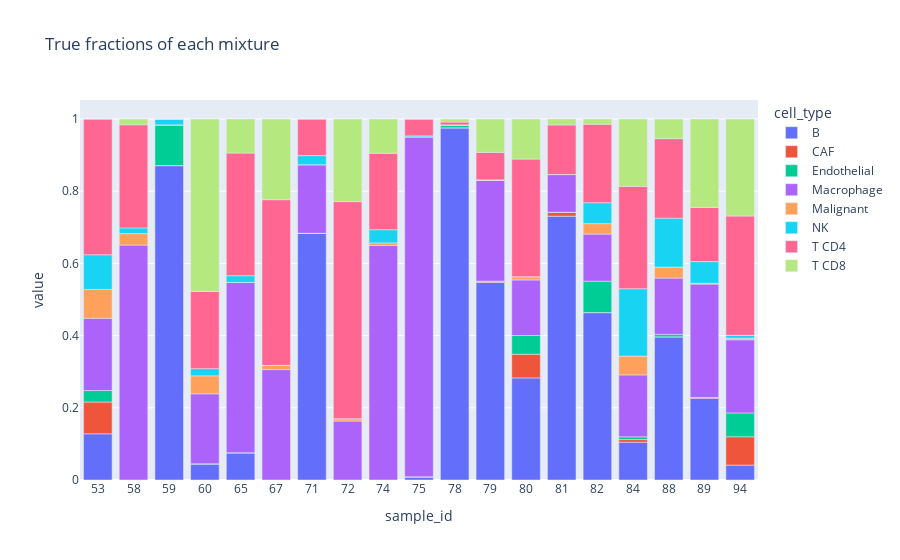

Notebook code for this chart:
### Markdown cell above
## true fractions of tirosh mixtures

### Code cell
truth_unstacked = truth.unstack("cell_type")["true_fraction"]
cell_types_ungrouped = [c for c in truth_unstacked.columns if c not in ("T", "Lymphocytes")]

fig = px.bar(
    truth_unstacked[cell_types_ungrouped],
    title="True fractions of each mixture"
)

fig.show()

### Figure 1 — Plotly figure (JSON) as saved in the notebook; plotly's stock layout.template omitted (floating-point values rounded to 4 significant figures)
{"data": [{"alignmentgroup": "True", "hovertemplate": "cell_type=B<br>sample_id=%{x}<br>value=%{y}<extra></extra>", "legendgroup": "B", "marker": {"color": "#636efa", "pattern": {"shape": ""}}, "name": "B", "offsetgroup": "B", "orientation": "v", "showlegend": true, "textposition": "auto", "type": "bar", "x": ["53", "58", "59", "60", "65", "67", "71", "72", "74", "75", "78", "79", "80", "81", "82", "84", "88", "89", "94"], "xaxis": "x", "y": [0.128, 0, 0.871, 0.0448, 0.0755, 0, 0.6835, 0, 0, 0.0087, 0.9756, 0.5474, 0.2828, 0.7308, 0.4638, 0.1045, 0.3966, 0.2263, 0.0413], "yaxis": "y"}, {"alignmentgroup": "True", "hovertemplate": "cell_type=CAF<br>sample_id=%{x}<br>value=%{y}<extra></extra>", "legendgroup": "CAF", "marker": {"color": "#EF553B", "pattern": {"shape": ""}}, "name": "CAF", "offsetgroup": "CAF", "orientation": "v", "showlegend": true, "textposition": "auto", "type": "bar", "x": ["53", "58", "59", "60", "65", "67", "71", "72", "74", "75", "78", "79", "80", "81", "82", "84", "88", "89", "94"], "xaxis": "x", "y": [0.088, 0, 0, 0, 0, 0, 0, 0, 0, 0, 0, 0.0023, 0.0656, 0.011, 0, 0.0075, 0, 0.0023, 0.0785], "yaxis": "y"}, {"alignmentgroup": "True", "hovertemplate": "cell_type=Endothelial<br>sample_id=%{x}<br>value=%{y}<extra></extra>", "legendgroup": "Endothelial", "marker": {"color": "#00cc96", "pattern": {"shape": ""}}, "name": "Endothelial", "offsetgroup": "Endothelial", "orientation": "v", "showlegend": true, "textposition": "auto", "type": "bar", "x": ["53", "58", "59", "60", "65", "67", "71", "72", "74", "75", "78", "79", "80", "81", "82", "84", "88", "89", "94"], "xaxis": "x", "y": [0.032, 0, 0.1129, 0, 0, 0, 0, 0, 0, 0, 0.0081, 0.0012, 0.052, 0, 0.087, 0.0075, 0.0068, 0, 0.0661], "yaxis": "y"}, {"alignmentgroup": "True", "hovertemplate": "cell_type=Macrophage<br>sample_id=%{x}<br>value=%{y}<extra></extra>", "legendgroup": "Macrophage", "marker": {"color": "#ab63fa", "pattern": {"shape": ""}}, "name": "Macrophage", "offsetgroup": "Macrophage", "orientation": "v", "showlegend": true, "textposition": "auto", "type": "bar", "x": ["53", "58", "59", "60", "65", "67", "71", "72", "74", "75", "78", "79", "80", "81", "82", "84", "88", "89", "94"], "xaxis": "x", "y": [0.2, 0.6508, 0, 0.194, 0.4717, 0.3059, 0.1899, 0.1634, 0.6496, 0.9417, 0, 0.2795, 0.1538, 0.1044, 0.1304, 0.1716, 0.1559, 0.3141, 0.2025], "yaxis": "y"}, {"alignmentgroup": "True", "hovertemplate": "cell_type=Malignant<br>sample_id=%{x}<br>value=%{y}<extra></extra>", "legendgroup": "Malignant", "marker": {"color": "#FFA15A", "pattern": {"shape": ""}}, "name": "Malignant", "offsetgroup": "Malignant", "orientation": "v", "showlegend": true, "textposition": "auto", "type": "bar", "x": ["53", "58", "59", "60", "65", "67", "71", "72", "74", "75", "78", "79", "80", "81", "82", "84", "88", "89", "94"], "xaxis": "x", "y": [0.08, 0.0317, 0, 0.0498, 0, 0.0118, 0, 0.0065, 0.0073, 0, 0, 0.0012, 0.009, 0, 0.029, 0.0522, 0.0305, 0.0023, 0.0041], "yaxis": "y"}, {"alignmentgroup": "True", "hovertemplate": "cell_type=NK<br>sample_id=%{x}<br>value=%{y}<extra></extra>", "legendgroup": "NK", "marker": {"color": "#19d3f3", "pattern": {"shape": ""}}, "name": "NK", "offsetgroup": "NK", "orientation": "v", "showlegend": true, "textposition": "auto", "type": "bar", "x": ["53", "58", "59", "60", "65", "67", "71", "72", "74", "75", "78", "79", "80", "81", "82", "84", "88", "89", "94"], "xaxis": "x", "y": [0.096, 0.0159, 0.0161, 0.0199, 0.0189, 0, 0.0253, 0, 0.0365, 0.0029, 0, 0, 0, 0, 0.058, 0.1866, 0.1356, 0.06, 0.0083], "yaxis": "y"}, {"alignmentgroup": "True", "hovertemplate": "cell_type=T CD4<br>sample_id=%{x}<br>value=%{y}<extra></extra>", "legendgroup": "T CD4", "marker": {"color": "#FF6692", "pattern": {"shape": ""}}, "name": "T CD4", "offsetgroup": "T CD4", "orientation": "v", "showlegend": true, "textposition": "auto", "type": "bar", "x": ["53", "58", "59", "60", "65", "67", "71", "72", "74", "75", "78", "79", "80", "81", "82", "84", "88", "89", "94"], "xaxis": "x", "y": [0.376, 0.2857, 0, 0.2139, 0.3396, 0.4588, 0.1013, 0.6013, 0.2117, 0.0466, 0.0081, 0.076, 0.3258, 0.1374, 0.2174, 0.2836, 0.2203, 0.1501, 0.3306], "yaxis": "y"}, {"alignmentgroup": "True", "hovertemplate": "cell_type=T CD8<br>sample_id=%{x}<br>value=%{y}<extra></extra>", "legendgroup": "T CD8", "marker": {"color": "#B6E880", "pattern": {"shape": ""}}, "name": "T CD8", "offsetgroup": "T CD8", "orientation": "v", "showlegend": true, "textposition": "auto", "type": "bar", "x": ["53", "58", "59", "60", "65", "67", "71", "72", "74", "75", "78", "79", "80", "81", "82", "84", "88", "89", "94"], "xaxis": "x", "y": [0, 0.0159, 0, 0.4776, 0.0943, 0.2235, 0, 0.2288, 0.0949, 0, 0.0081, 0.0924, 0.1109, 0.0165, 0.0145, 0.1866, 0.0542, 0.2448, 0.2686], "yaxis": "y"}], "layout": {"autosize": true, "barmode": "relative", "legend": {"title": {"text": "cell_type"}, "tracegroupgap": 0}, "title": {"text": "True fractions of each mixture"}, "xaxis": {"anchor": "y", "autorange": true, "domain": [0, 1], "range": [-0.5, 18.5], "title": {"text": "sample_id"}, "type": "category"}, "yaxis": {"anchor": "x", "autorange": true, "domain": [0, 1], "range": [0, 1.053], "title": {"text": "value"}, "type": "linear"}}}
